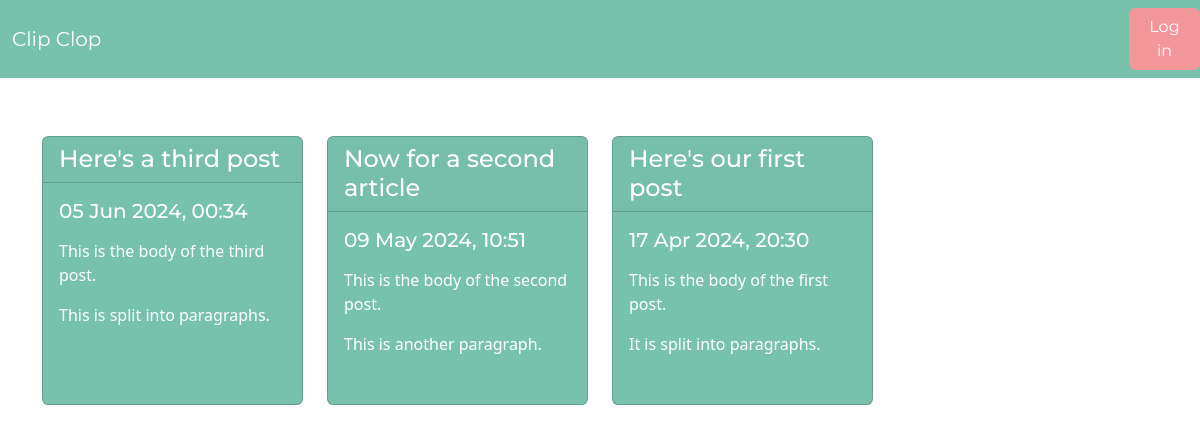
Before: / with the older database file.
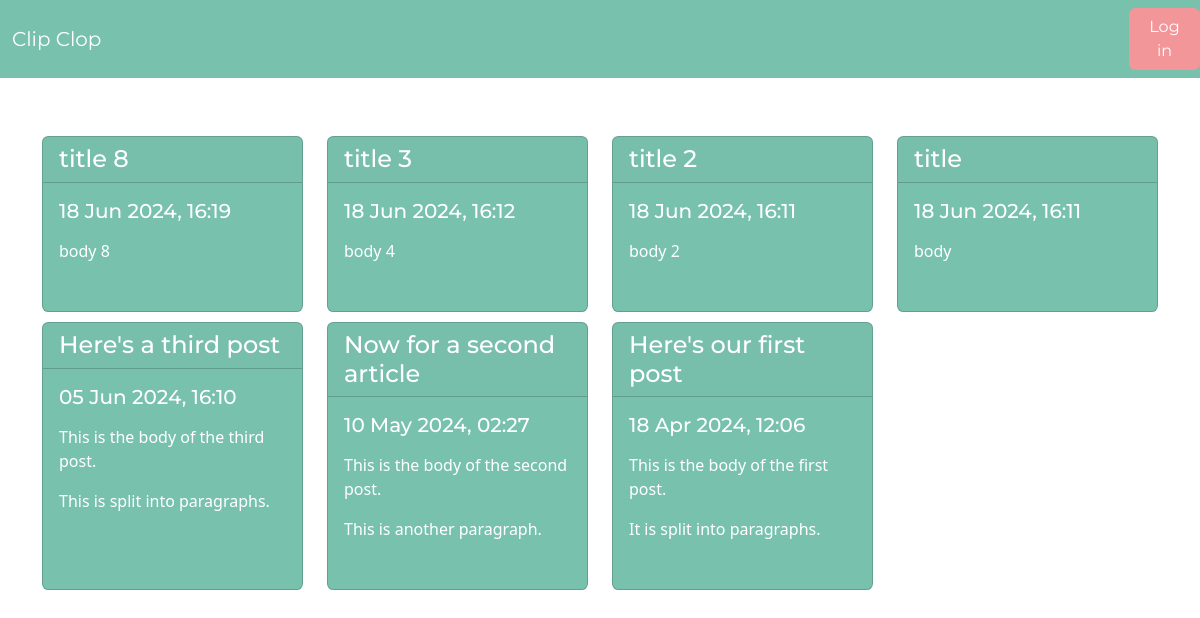
After: the same page with the newer database file.
### tables this page shows
CREATE TABLE post (
	id INTEGER PRIMARY KEY AUTOINCREMENT NOT NULL,
	title VARCHAR NOT NULL,
	body VARCHAR NOT NULL,
	user_id INTEGER NOT NULL,
	created_at VARCHAR NOT NULL,
	updated_at VARCHAR,
	FOREIGN KEY (user_id) REFERENCES user(id)
);

### index.php (the view, shortened to what this page needs)
<?php
require_once 'lib/common.php';
$pdo = getPDO();
$stmt = $pdo->query(
    'SELECT
        id, title, created_at, body
    FROM
        post
    ORDER BY
        created_at DESC'
);
$result = $stmt->execute();
$post = $stmt->fetchAll(PDO::FETCH_ASSOC);
?>
<?php include("includes/header.php") ?>
<div class="container">
    <div class="row">
        <?php foreach ($post as $post) : ?>
            <div class="col-3" style="margin-top:10px;">
                <a href="view-post.php?post_id=<?php echo $post['id'] ?>">
                    <div class="card text-white bg-primary mb-3 h-100" style="max-width: 20rem;">
                        <h4 class="card-header"><?php echo escapeHTML($post['title']) ?></h4>
                        <div class="card-body">
                            <h5 class="card-title"><?php echo convertSqlDate($post['created_at']) ?></h5>
                            <p class="card-text"><?php echo convertNewLinesToParagraphs($post['body']) ?></p>
                        </div>
                    </div>
                </a>
            </div>
        <?php endforeach; ?>
    </div>
</div>
<?php include("includes/footer.php") ?>

### includes/header.php (shortened to what this page needs)
<!DOCTYPE html>
<html>
<head>
    <link href="styles/bootstrap.css" type="text/css" rel="stylesheet">
</head>
<body>
    <nav class="navbar navbar-expand-lg bg-primary" data-bs-theme="dark">
        <div class="container-fluid">
            <a class="navbar-brand" href="index.php">Clip Clop</a>
        </div>
        <form class="d-flex">
            <?php if (isLoggedIn()) : ?>
                <a href="edit-post.php" class="btn btn-secondary">New Post</a>
                <a href="logout.php" class="btn btn-secondary">Log out</a>
            <?php else : ?>
                <a href="login.php" class="btn btn-secondary">Log in</a>
            <?php endif ?>
        </form>
    </nav>
    <br /><br />

### lib/common.php (shortened to what this page needs)
<?php
function escapeHTML($html)
{
    return htmlspecialchars($html, ENT_HTML5, 'UTF-8');
}
function convertSqlDate($sqlDate)
{
    $date = DateTime::createFromFormat('Y-m-d H:i:s', $sqlDate);
    return $date->format('d M Y, H:i');
}
function convertNewLinesToParagraphs($text)
{
    $escaped = escapeHTML($text);
    return '<p>' . str_replace("\n", "</p><p>", $escaped) . '</p>';
}
function isLoggedIn()
{
    return isset($_SESSION['logged_in_username']);
}

### includes/footer.php
</body>
</html>

Changed rows visible on the page:
added post: title "title 8", created_at "18 Jun 2024, 16:19", body "body 8"
added post: title "title 3", created_at "18 Jun 2024, 16:12", body "body 4"
added post: title "title 2", created_at "18 Jun 2024, 16:11", body "body 2"
added post: title "title", created_at "18 Jun 2024, 16:11", body "body"
changed post "Here's a third post": created_at "05 Jun 2024, 00:34" → "05 Jun 2024, 16:10"
changed post "Now for a second article": created_at "09 May 2024, 10:51" → "10 May 2024, 02:27"
changed post "Here's our first post": created_at "17 Apr 2024, 20:30" → "18 Apr 2024, 12:06"
